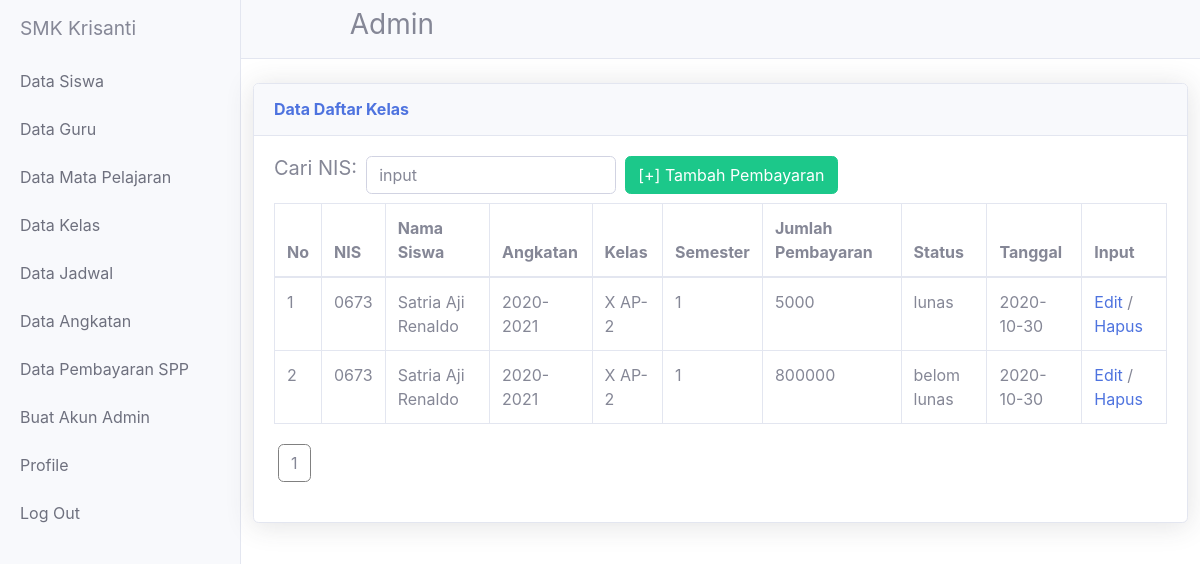
Screenshot of /admin/spp.php with the database file from the repository.
### tables this page shows
CREATE TABLE `pembayaran_spp` (
  `id_spp` int(11) NOT NULL,
  `id_siswa` int(100) NOT NULL,
  `id_angkatan` int(100) NOT NULL,
  `id_kelas` int(100) NOT NULL,
  `angkatan` varchar(100) NOT NULL,
  `nis` varchar(4) NOT NULL,
  `nama_siswa` varchar(40) NOT NULL,
  `semester` varchar(6) NOT NULL,
  `status` varchar(100) NOT NULL,
  `tanggal_bayar` varchar(10) NOT NULL,
  `jumlah` int(255) NOT NULL
);

CREATE TABLE `siswa` (
  `id_siswa` int(11) NOT NULL,
  `id_user` int(100) NOT NULL,
  `id_angkatan` int(100) NOT NULL,
  `id_kelas` int(100) NOT NULL,
  `password` varchar(8) NOT NULL,
  `nama_siswa` varchar(40) NOT NULL,
  `kelas` varchar(8) NOT NULL,
  `alamat` varchar(50) NOT NULL,
  `no_hp` varchar(15) NOT NULL,
  `email` varchar(45) NOT NULL,
  `agama` varchar(8) NOT NULL,
  `tempat_lahir` varchar(10) NOT NULL,
  `tanggal_lahir` varchar(10) NOT NULL,
  `jenis_kelamin` varchar(10) NOT NULL,
  `nis` varchar(10) NOT NULL,
  `nisn` varchar(10) NOT NULL,
  `foto` text NOT NULL
);

### admin/spp.php (the view, shortened to what this page needs)
<?php include('header.php');?>
 <?php
$getAngkatan=mysqli_query($db,"SELECT * FROM angkatan limit 1");
$angkatan=mysqli_fetch_assoc($getAngkatan);
$id=$angkatan['id_angkatan'];
$getKelas=mysqli_query($db,"SELECT * FROM kelas where id_angkatan='$id' limit 1");
$get=mysqli_fetch_assoc($getKelas);
$kelas=$get['id_kelas'];
?>
 <br>
 <div class="col-xl-12 col-lg-7" style="margin-left: auto;    margin-right: auto;">
              <div class="card shadow mb-4">
                <div class="card-header py-3 d-flex flex-row align-items-center justify-content-between">
                  <h6 class="m-0 font-weight-bold text-primary">Data Daftar Kelas</h6>
                </div>
                <div class="card-body">
                <div class="table-responsive">
                  <div class="row" style="margin-left:auto; margin-bottom:1%;">
                  <h5> Cari NIS:</h5>
                      <input id="myInput" onkeyup="myFunction()" placeholder="input" type="search" class="form-control" style="margin-right:1%;max-width:250px; margin-left:1%;"placeholder="" aria-controls="dataTable">
                      <a class="btn btn-success" href="inputspp.php?id_angkatan=<?php echo "$id&&id_kelas=$kelas&&id_admin=$id_admin"?>">[+] Tambah Pembayaran</a>
                    </div>
       <table class="table table-bordered" id="myTable" width="100%" cellspacing="0">
                <thead>
                <tr>
                <th>No</th>
                <th>NIS</th>
                <th>Nama Siswa</th>
                <th>Angkatan</th>
                <th>Kelas</th>
                <th>Semester</th>
                <th>Jumlah Pembayaran</th>
                <th>Status</th>
                <th>Tanggal</th>
                <th>Input</th>
                </tr>
                </thead>
                <?php
                $halaman = 10;
                $page = isset($_GET['halaman'])? (int)$_GET["halaman"]:1;
                $mulai = ($page>1) ? ($page * $halaman) - $halaman : 0;
	$sql="SELECT * FROM siswa RIGHT JOIN pembayaran_spp ON siswa.id_siswa = pembayaran_spp.id_siswa ";
  $query=mysqli_query($db,$sql);
  $total = mysqli_num_rows($query);
  $pages = ceil($total/$halaman);
  $getData = mysqlI_query($db,"SELECT * FROM siswa RIGHT JOIN pembayaran_spp ON siswa.id_siswa = pembayaran_spp.id_siswa  LIMIT $mulai, $halaman");
$i=0;
	while($siswa=mysqli_fetch_array($getData)){
    $i++;
		echo"<tr>";
		echo"<td style='width:20px;'>$i</td>";
		echo"<td>".$siswa['nis']."</td>";
    echo"<td>".$siswa['nama_siswa']."</td>";
    echo"<td >".$siswa['angkatan']."</td>";
    echo"<td >".$siswa['kelas']."</td>";
    echo"<td >".$siswa['semester']."</td>";
    echo"<td >".$siswa['jumlah']."</td>";
    echo"<td >".$siswa['status']."</td>";
    echo"<td >".$siswa['tanggal_bayar']."</td>";
	echo"<td><a href='edit_spp.php?id=".$siswa['id_spp']."&&id_kelas=".$siswa['id_kelas']."&&id_angkatan=".$siswa['id_angkatan']."'>Edit</a> / <a href='hapus.php?id=".$siswa['id_spp']."&&type=spp'>Hapus</a></td>";
		echo"</tr>";
	}
	?>
                  </table>
  <div  style="margin-left:auto" class="row">
  <div style="col-6">
  <ul class="pagination">
  <?php for ($j=1; $j<=$pages ; $j++){ ?>
    <li >
  <a class="btn" style="border:solid 1px grey ; margin:4px;" href="?halaman=<?php echo $j; ?>"><?php echo $j; ?></a>
  </li>
  <?php } ?>
  </ul>
</div>
</div>
                  </div>
                </div>
              </div>
            </div>

### css/simple-sidebar.css (style rules this page uses)
body { overflow-x: hidden; }

### rows the page displays
pembayaran_spp: nis "0673", nama_siswa "Satria Aji Renaldo", angkatan "2020-2021", id_siswa.kelas "X AP-2", semester "1", jumlah "5000", status "lunas", tanggal_bayar "2020-10-30"
pembayaran_spp: nis "0673", nama_siswa "Satria Aji Renaldo", angkatan "2020-2021", id_siswa.kelas "X AP-2", semester "1", jumlah "800000", status "belom lunas", tanggal_bayar "2020-10-30"
